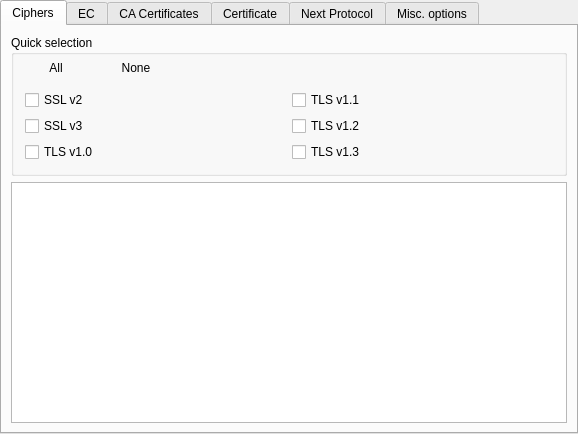
<?xml version="1.0" encoding="UTF-8"?>
<ui version="4.0">
 <comment>
  * Released as open source by Gabriel Caudrelier
  *
  * Developed by Gabriel Caudrelier, gabriel dot caudrelier at gmail dot com
  *
  * https://github.com/metrodango/pip3line
  *
  * Released under BSD 3-Clause see LICENSE for more information
</comment>
 <class>SSLOptionsWidget</class>
 <widget class="QWidget" name="SSLOptionsWidget">
  <property name="geometry">
   <rect>
    <x>0</x>
    <y>0</y>
    <width>578</width>
    <height>434</height>
   </rect>
  </property>
  <property name="sizePolicy">
   <sizepolicy hsizetype="Expanding" vsizetype="Preferred">
    <horstretch>0</horstretch>
    <verstretch>0</verstretch>
   </sizepolicy>
  </property>
  <property name="minimumSize">
   <size>
    <width>300</width>
    <height>0</height>
   </size>
  </property>
  <property name="windowTitle">
   <string>Form</string>
  </property>
  <layout class="QVBoxLayout" name="verticalLayout">
   <property name="spacing">
    <number>0</number>
   </property>
   <property name="leftMargin">
    <number>0</number>
   </property>
   <property name="topMargin">
    <number>0</number>
   </property>
   <property name="rightMargin">
    <number>0</number>
   </property>
   <property name="bottomMargin">
    <number>0</number>
   </property>
   <item>
    <widget class="QTabWidget" name="optionsTabWidget">
     <property name="currentIndex">
      <number>0</number>
     </property>
     <widget class="QWidget" name="ciphers">
      <property name="sizePolicy">
       <sizepolicy hsizetype="Expanding" vsizetype="Preferred">
        <horstretch>0</horstretch>
        <verstretch>0</verstretch>
       </sizepolicy>
      </property>
      <attribute name="title">
       <string>Ciphers</string>
      </attribute>
      <layout class="QVBoxLayout" name="verticalLayout_3">
       <item>
        <widget class="QGroupBox" name="quickSelectionGroupBox">
         <property name="title">
          <string>Quick selection</string>
         </property>
         <layout class="QVBoxLayout" name="verticalLayout_9">
          <property name="spacing">
           <number>2</number>
          </property>
          <property name="leftMargin">
           <number>2</number>
          </property>
          <property name="topMargin">
           <number>2</number>
          </property>
          <property name="rightMargin">
           <number>2</number>
          </property>
          <property name="bottomMargin">
           <number>2</number>
          </property>
          <item>
           <widget class="QWidget" name="ciphersButtonWidget" native="true">
            <layout class="QHBoxLayout" name="horizontalLayout">
             <property name="spacing">
              <number>0</number>
             </property>
             <property name="leftMargin">
              <number>0</number>
             </property>
             <property name="topMargin">
              <number>0</number>
             </property>
             <property name="rightMargin">
              <number>0</number>
             </property>
             <property name="bottomMargin">
              <number>0</number>
             </property>
             <item>
              <widget class="QPushButton" name="allCiphersPushButton">
               <property name="sizePolicy">
                <sizepolicy hsizetype="Maximum" vsizetype="Fixed">
                 <horstretch>0</horstretch>
                 <verstretch>0</verstretch>
                </sizepolicy>
               </property>
               <property name="maximumSize">
                <size>
                 <width>16777215</width>
                 <height>16777215</height>
                </size>
               </property>
               <property name="toolTip">
                <string>Select all ciphers</string>
               </property>
               <property name="text">
                <string>All</string>
               </property>
               <property name="flat">
                <bool>true</bool>
               </property>
              </widget>
             </item>
             <item>
              <widget class="QPushButton" name="clearAllCiphersPushButton">
               <property name="sizePolicy">
                <sizepolicy hsizetype="Maximum" vsizetype="Fixed">
                 <horstretch>0</horstretch>
                 <verstretch>0</verstretch>
                </sizepolicy>
               </property>
               <property name="text">
                <string>None</string>
               </property>
               <property name="flat">
                <bool>true</bool>
               </property>
              </widget>
             </item>
             <item>
              <spacer name="horizontalSpacer">
               <property name="orientation">
                <enum>Qt::Horizontal</enum>
               </property>
               <property name="sizeHint" stdset="0">
                <size>
                 <width>40</width>
                 <height>20</height>
                </size>
               </property>
              </spacer>
             </item>
             <item>
              <widget class="QPushButton" name="resetCiphersPushButton">
               <property name="maximumSize">
                <size>
                 <width>20</width>
                 <height>16777215</height>
                </size>
               </property>
               <property name="toolTip">
                <string>Reset to default</string>
               </property>
               <property name="text">
                <string/>
               </property>
               <property name="icon">
                <iconset resource="../gui_res.qrc">
                 <normaloff>:/Images/icons/view-refresh.png</normaloff>:/Images/icons/view-refresh.png</iconset>
               </property>
               <property name="flat">
                <bool>true</bool>
               </property>
              </widget>
             </item>
            </layout>
           </widget>
          </item>
          <item>
           <widget class="QWidget" name="shortcutWidget" native="true">
            <layout class="QGridLayout" name="gridLayout">
             <item row="2" column="1">
              <widget class="QCheckBox" name="tlsv12checkBox">
               <property name="text">
                <string>TLS v1.2</string>
               </property>
              </widget>
             </item>
             <item row="3" column="1">
              <widget class="QCheckBox" name="tlsv13checkBox">
               <property name="text">
                <string>TLS v1.3</string>
               </property>
              </widget>
             </item>
             <item row="1" column="1">
              <widget class="QCheckBox" name="tlsv11checkBox">
               <property name="text">
                <string>TLS v1.1</string>
               </property>
              </widget>
             </item>
             <item row="1" column="0">
              <widget class="QCheckBox" name="sslv2checkBox">
               <property name="text">
                <string>SSL v2</string>
               </property>
              </widget>
             </item>
             <item row="2" column="0">
              <widget class="QCheckBox" name="sslv3checkBox">
               <property name="text">
                <string>SSL v3</string>
               </property>
              </widget>
             </item>
             <item row="3" column="0">
              <widget class="QCheckBox" name="tlsv10checkBox">
               <property name="text">
                <string>TLS v1.0</string>
               </property>
              </widget>
             </item>
            </layout>
           </widget>
          </item>
         </layout>
        </widget>
       </item>
       <item>
        <widget class="QTableView" name="ciphersTableView"/>
       </item>
      </layout>
     </widget>
     <widget class="QWidget" name="ecTab">
      <attribute name="title">
       <string>EC</string>
      </attribute>
      <layout class="QVBoxLayout" name="verticalLayout_8">
       <item>
        <widget class="QWidget" name="ecButtonsWidget" native="true">
         <layout class="QHBoxLayout" name="horizontalLayout_4">
          <item>
           <widget class="QPushButton" name="noneECPushButton">
            <property name="text">
             <string>Clear selection</string>
            </property>
            <property name="flat">
             <bool>true</bool>
            </property>
           </widget>
          </item>
          <item>
           <spacer name="horizontalSpacer_2">
            <property name="orientation">
             <enum>Qt::Horizontal</enum>
            </property>
            <property name="sizeHint" stdset="0">
             <size>
              <width>40</width>
              <height>20</height>
             </size>
            </property>
           </spacer>
          </item>
          <item>
           <widget class="QLabel" name="label">
            <property name="text">
             <string>&lt;html&gt;&lt;head/&gt;&lt;body&gt;&lt;p&gt;&lt;span style=&quot; color:#ff0000;&quot;&gt;Beware: certain curves combinations make OpenSSL fails internally.&lt;/span&gt;&lt;/p&gt;&lt;/body&gt;&lt;/html&gt;</string>
            </property>
           </widget>
          </item>
         </layout>
        </widget>
       </item>
       <item>
        <widget class="QTableView" name="ecTableView"/>
       </item>
      </layout>
     </widget>
     <widget class="QWidget" name="caCertificates">
      <property name="sizePolicy">
       <sizepolicy hsizetype="Expanding" vsizetype="Preferred">
        <horstretch>0</horstretch>
        <verstretch>0</verstretch>
       </sizepolicy>
      </property>
      <attribute name="title">
       <string>CA Certificates</string>
      </attribute>
      <layout class="QVBoxLayout" name="verticalLayout_2">
       <item>
        <widget class="QCheckBox" name="systemCACheckBox">
         <property name="text">
          <string>Use CAs from the system</string>
         </property>
        </widget>
       </item>
       <item>
        <widget class="QWidget" name="caButtonsWidget" native="true">
         <layout class="QHBoxLayout" name="horizontalLayout_2">
          <property name="spacing">
           <number>0</number>
          </property>
          <property name="leftMargin">
           <number>0</number>
          </property>
          <property name="topMargin">
           <number>0</number>
          </property>
          <property name="rightMargin">
           <number>0</number>
          </property>
          <property name="bottomMargin">
           <number>0</number>
          </property>
          <item>
           <widget class="QPushButton" name="loadCAPushButton">
            <property name="text">
             <string>Load from file</string>
            </property>
            <property name="flat">
             <bool>true</bool>
            </property>
           </widget>
          </item>
          <item>
           <widget class="QPushButton" name="clearAllCAPushButton">
            <property name="text">
             <string>Clear All</string>
            </property>
            <property name="flat">
             <bool>true</bool>
            </property>
           </widget>
          </item>
         </layout>
        </widget>
       </item>
       <item>
        <widget class="QTableView" name="certificatesCAtableView"/>
       </item>
      </layout>
     </widget>
     <widget class="QWidget" name="certificateTab">
      <property name="sizePolicy">
       <sizepolicy hsizetype="Expanding" vsizetype="Preferred">
        <horstretch>0</horstretch>
        <verstretch>0</verstretch>
       </sizepolicy>
      </property>
      <attribute name="title">
       <string>Certificate</string>
      </attribute>
      <layout class="QVBoxLayout" name="verticalLayout_5">
       <item>
        <widget class="QWidget" name="passWidget" native="true">
         <layout class="QHBoxLayout" name="horizontalLayout_3">
          <item>
           <widget class="QLabel" name="keyPassLabel">
            <property name="text">
             <string>Key Password</string>
            </property>
           </widget>
          </item>
          <item>
           <widget class="QLineEdit" name="keyPassLineEdit">
            <property name="toolTip">
             <string>Password for the private key (leave empty if there is no password). It will be decoded to UTF8.</string>
            </property>
           </widget>
          </item>
         </layout>
        </widget>
       </item>
       <item>
        <widget class="QPushButton" name="loadClientCertPushButton">
         <property name="text">
          <string>Load cert or key (or both)</string>
         </property>
         <property name="flat">
          <bool>true</bool>
         </property>
        </widget>
       </item>
       <item>
        <widget class="QStackedWidget" name="stackedWidget">
         <property name="currentIndex">
          <number>1</number>
         </property>
         <widget class="QWidget" name="certConfPage">
          <layout class="QFormLayout" name="formLayout">
           <item row="0" column="0">
            <widget class="QLabel" name="idLabel">
             <property name="text">
              <string>Subject</string>
             </property>
            </widget>
           </item>
           <item row="0" column="1">
            <widget class="QLabel" name="subjectDataLabel">
             <property name="text">
              <string>CN/O/OU/Serial</string>
             </property>
             <property name="textInteractionFlags">
              <set>Qt::TextSelectableByKeyboard|Qt::TextSelectableByMouse</set>
             </property>
            </widget>
           </item>
           <item row="1" column="0">
            <widget class="QLabel" name="IssuedByLabel">
             <property name="text">
              <string>Issued by</string>
             </property>
            </widget>
           </item>
           <item row="1" column="1">
            <widget class="QLabel" name="IssuedByDataLabel">
             <property name="text">
              <string>CN/O/OU</string>
             </property>
             <property name="textInteractionFlags">
              <set>Qt::TextSelectableByKeyboard|Qt::TextSelectableByMouse</set>
             </property>
            </widget>
           </item>
           <item row="2" column="0">
            <widget class="QLabel" name="validityFromLabel">
             <property name="text">
              <string>From</string>
             </property>
            </widget>
           </item>
           <item row="2" column="1">
            <widget class="QLabel" name="validityFromDataLabel">
             <property name="text">
              <string>From/to</string>
             </property>
             <property name="textInteractionFlags">
              <set>Qt::TextSelectableByKeyboard|Qt::TextSelectableByMouse</set>
             </property>
            </widget>
           </item>
           <item row="3" column="0">
            <widget class="QLabel" name="validityUntilLabel">
             <property name="text">
              <string>Until</string>
             </property>
            </widget>
           </item>
           <item row="3" column="1">
            <widget class="QLabel" name="validityUntilDataLabel">
             <property name="text">
              <string>TextLabel</string>
             </property>
             <property name="textInteractionFlags">
              <set>Qt::TextSelectableByKeyboard|Qt::TextSelectableByMouse</set>
             </property>
            </widget>
           </item>
           <item row="4" column="0">
            <widget class="QLabel" name="fingerprintLabel">
             <property name="text">
              <string>Fingerprints</string>
             </property>
            </widget>
           </item>
           <item row="5" column="0">
            <widget class="QLabel" name="md5Label">
             <property name="text">
              <string>MD5</string>
             </property>
            </widget>
           </item>
           <item row="5" column="1">
            <widget class="QLabel" name="md5DataLabel">
             <property name="text">
              <string>md5</string>
             </property>
             <property name="textInteractionFlags">
              <set>Qt::TextSelectableByKeyboard|Qt::TextSelectableByMouse</set>
             </property>
            </widget>
           </item>
           <item row="6" column="1">
            <widget class="QLabel" name="sha1DataLabel">
             <property name="text">
              <string>sha1</string>
             </property>
             <property name="textInteractionFlags">
              <set>Qt::TextSelectableByKeyboard|Qt::TextSelectableByMouse</set>
             </property>
            </widget>
           </item>
           <item row="6" column="0">
            <widget class="QLabel" name="sha1Label">
             <property name="text">
              <string>SHA-1</string>
             </property>
            </widget>
           </item>
           <item row="7" column="0">
            <widget class="QLabel" name="sha256Label">
             <property name="text">
              <string>SHA-256</string>
             </property>
            </widget>
           </item>
           <item row="7" column="1">
            <widget class="QLabel" name="sha256DataLabel">
             <property name="text">
              <string>sha256</string>
             </property>
             <property name="textInteractionFlags">
              <set>Qt::TextSelectableByKeyboard|Qt::TextSelectableByMouse</set>
             </property>
            </widget>
           </item>
           <item row="8" column="1">
            <widget class="QLabel" name="privateKeyLabel">
             <property name="text">
              <string>Private Key status</string>
             </property>
            </widget>
           </item>
          </layout>
         </widget>
         <widget class="QWidget" name="certConfBlankPage"/>
        </widget>
       </item>
      </layout>
     </widget>
     <widget class="QWidget" name="nextProto">
      <attribute name="title">
       <string>Next Protocol</string>
      </attribute>
      <layout class="QVBoxLayout" name="verticalLayout_6">
       <item>
        <widget class="QGroupBox" name="nextProtocolGroupBox">
         <property name="title">
          <string>Default Allowed Next Protocols</string>
         </property>
         <layout class="QVBoxLayout" name="verticalLayout_7">
          <item>
           <widget class="QCheckBox" name="sdpyCheckBox">
            <property name="text">
             <string>SPDY</string>
            </property>
           </widget>
          </item>
          <item>
           <widget class="QCheckBox" name="http11CheckBox">
            <property name="text">
             <string>HTTP 1.1</string>
            </property>
           </widget>
          </item>
          <item>
           <widget class="QCheckBox" name="http2CheckBox">
            <property name="text">
             <string>HTTP 2</string>
            </property>
           </widget>
          </item>
         </layout>
        </widget>
       </item>
       <item>
        <spacer name="verticalSpacer_2">
         <property name="orientation">
          <enum>Qt::Vertical</enum>
         </property>
         <property name="sizeHint" stdset="0">
          <size>
           <width>20</width>
           <height>40</height>
          </size>
         </property>
        </spacer>
       </item>
      </layout>
     </widget>
     <widget class="QWidget" name="miscTab">
      <property name="sizePolicy">
       <sizepolicy hsizetype="Expanding" vsizetype="Preferred">
        <horstretch>0</horstretch>
        <verstretch>0</verstretch>
       </sizepolicy>
      </property>
      <attribute name="title">
       <string>Misc. options</string>
      </attribute>
      <layout class="QVBoxLayout" name="verticalLayout_4">
       <item>
        <widget class="QComboBox" name="sslVerifModeComboBox">
         <property name="sizePolicy">
          <sizepolicy hsizetype="Maximum" vsizetype="Fixed">
           <horstretch>0</horstretch>
           <verstretch>0</verstretch>
          </sizepolicy>
         </property>
        </widget>
       </item>
       <item>
        <widget class="QCheckBox" name="sniCheckBox">
         <property name="text">
          <string>Activate SNI extension</string>
         </property>
        </widget>
       </item>
       <item>
        <widget class="QLineEdit" name="sniLineEdit">
         <property name="toolTip">
          <string>If this is empty, the hostname  supplied by the IP parameters will be used instead</string>
         </property>
         <property name="placeholderText">
          <string>SNI peer name</string>
         </property>
        </widget>
       </item>
       <item alignment="Qt::AlignTop">
        <widget class="QCheckBox" name="emptyFragmentsCheckBox">
         <property name="text">
          <string>Disable Empty Fragments</string>
         </property>
        </widget>
       </item>
       <item alignment="Qt::AlignTop">
        <widget class="QCheckBox" name="sessionTicketCheckBox">
         <property name="text">
          <string>Disable Session Ticket Extension</string>
         </property>
        </widget>
       </item>
       <item alignment="Qt::AlignTop">
        <widget class="QCheckBox" name="compressionCheckBox">
         <property name="text">
          <string>Disable Compression</string>
         </property>
        </widget>
       </item>
       <item>
        <widget class="QCheckBox" name="legacyRenegociationCheckBox">
         <property name="text">
          <string>Disable Legacy Renegotiation</string>
         </property>
        </widget>
       </item>
       <item>
        <widget class="QCheckBox" name="sessionCharingCheckBox">
         <property name="text">
          <string>Disable Session Sharing</string>
         </property>
        </widget>
       </item>
       <item>
        <widget class="QCheckBox" name="sessionPersistenceCheckBox">
         <property name="text">
          <string>Disable Session Persistence</string>
         </property>
        </widget>
       </item>
       <item>
        <spacer name="verticalSpacer">
         <property name="orientation">
          <enum>Qt::Vertical</enum>
         </property>
         <property name="sizeHint" stdset="0">
          <size>
           <width>20</width>
           <height>40</height>
          </size>
         </property>
        </spacer>
       </item>
      </layout>
     </widget>
    </widget>
   </item>
  </layout>
 </widget>
 <resources>
  <include location="../gui_res.qrc"/>
 </resources>
 <connections/>
</ui>
